Frame 1 (no input): blank canvas, image omitted
Frame 60 (no input): blank canvas, image omitted
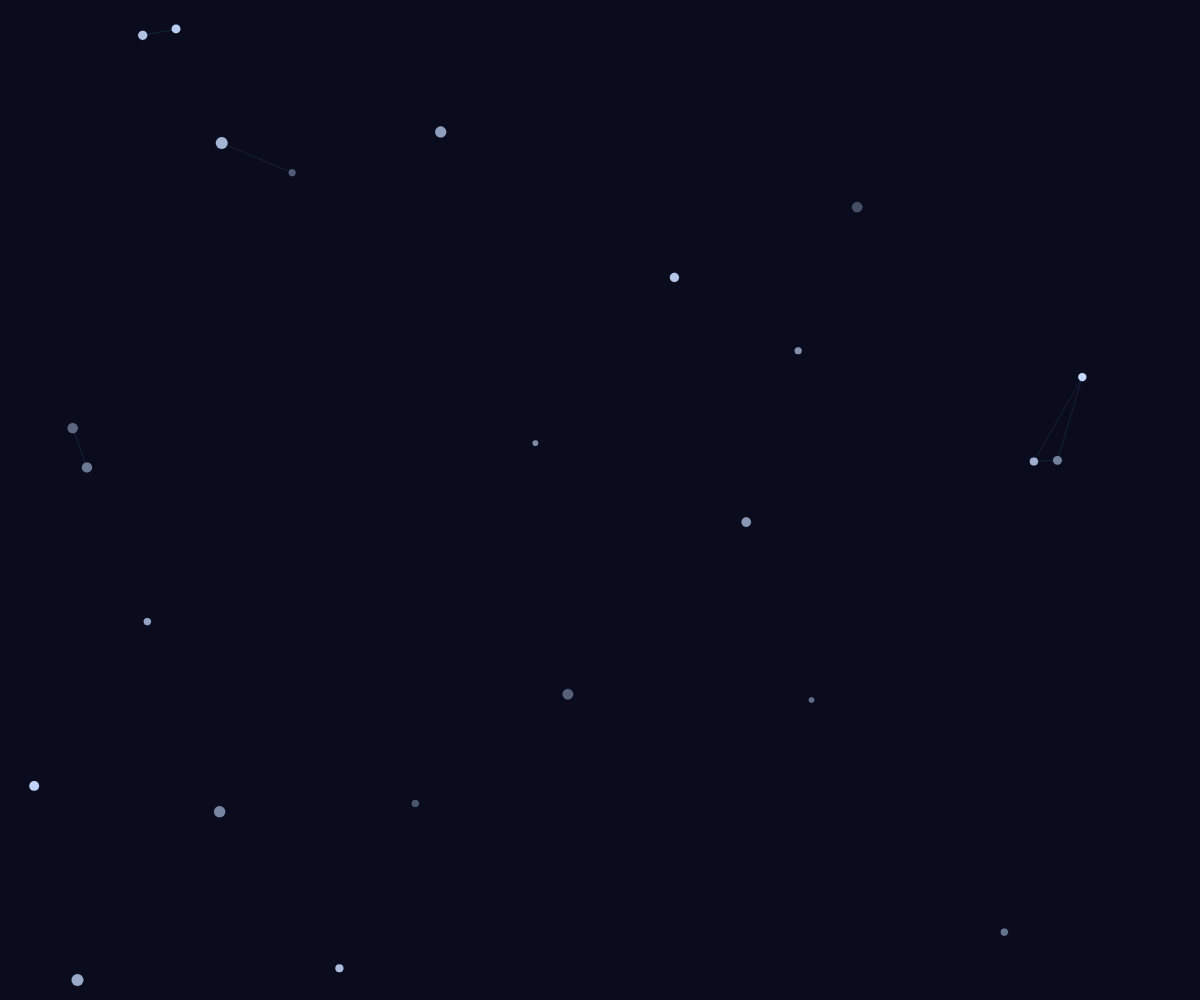
Frame 120 (the mouse pressed at the canvas centre since frame 60)

The p5.js sketch whose frames 1 and 60 were blank and that drew this single picture after the mouse press (run headless with seeded random() and noise() and a simulated clock; from frame 60 on, the mouse is pressed at the canvas centre):

// p5.js sketch
// ── sketch.js
let stars = [];
let cosmicMode = true;
let maxStars = 100;

function setup() {
  createCanvas(windowWidth, windowHeight);
  noStroke();
}

function draw() {
  // Background color switch
  background(cosmicMode ? color(10, 12, 30) : color(255, 150, 90));

  // Add stars gradually
  if (stars.length < maxStars && frameCount % 5 === 0) {
    stars.push(new Star(random(width), random(height), cosmicMode));
  }

  // Update and show stars, remove faded
  for (let i = stars.length - 1; i >= 0; i--) {
    stars[i].update();
    stars[i].show();
    if (stars[i].alpha <= 0) stars.splice(i, 1);
  }

  // Connect stars with lines
  strokeWeight(0.7);
  stroke(cosmicMode ? 'rgba(150,200,255,0.15)' : 'rgba(255,170,100,0.25)');
  for (let i = 0; i < stars.length; i++) {
    for (let j = i + 1; j < stars.length; j++) {
      if (dist(stars[i].pos.x, stars[i].pos.y, stars[j].pos.x, stars[j].pos.y) < 120) {
        line(stars[i].pos.x, stars[i].pos.y, stars[j].pos.x, stars[j].pos.y);
      }
    }
  }
}

function mouseClicked() {
  cosmicMode = !cosmicMode;
}

class Star {
  constructor(x, y, mode) {
    this.pos = createVector(x, y);
    this.size = random(5, 12);
    this.alpha = 255;
    this.color = mode
      ? color(200, 220, 255, this.alpha)
      : color(255, 180, 90, this.alpha);
  }

  update() {
    this.alpha -= 1.5;
    this.alpha = max(this.alpha, 0);
    this.color.setAlpha(this.alpha);
  }

  show() {
    fill(this.color);
    ellipse(this.pos.x, this.pos.y, this.size);
  }
}
